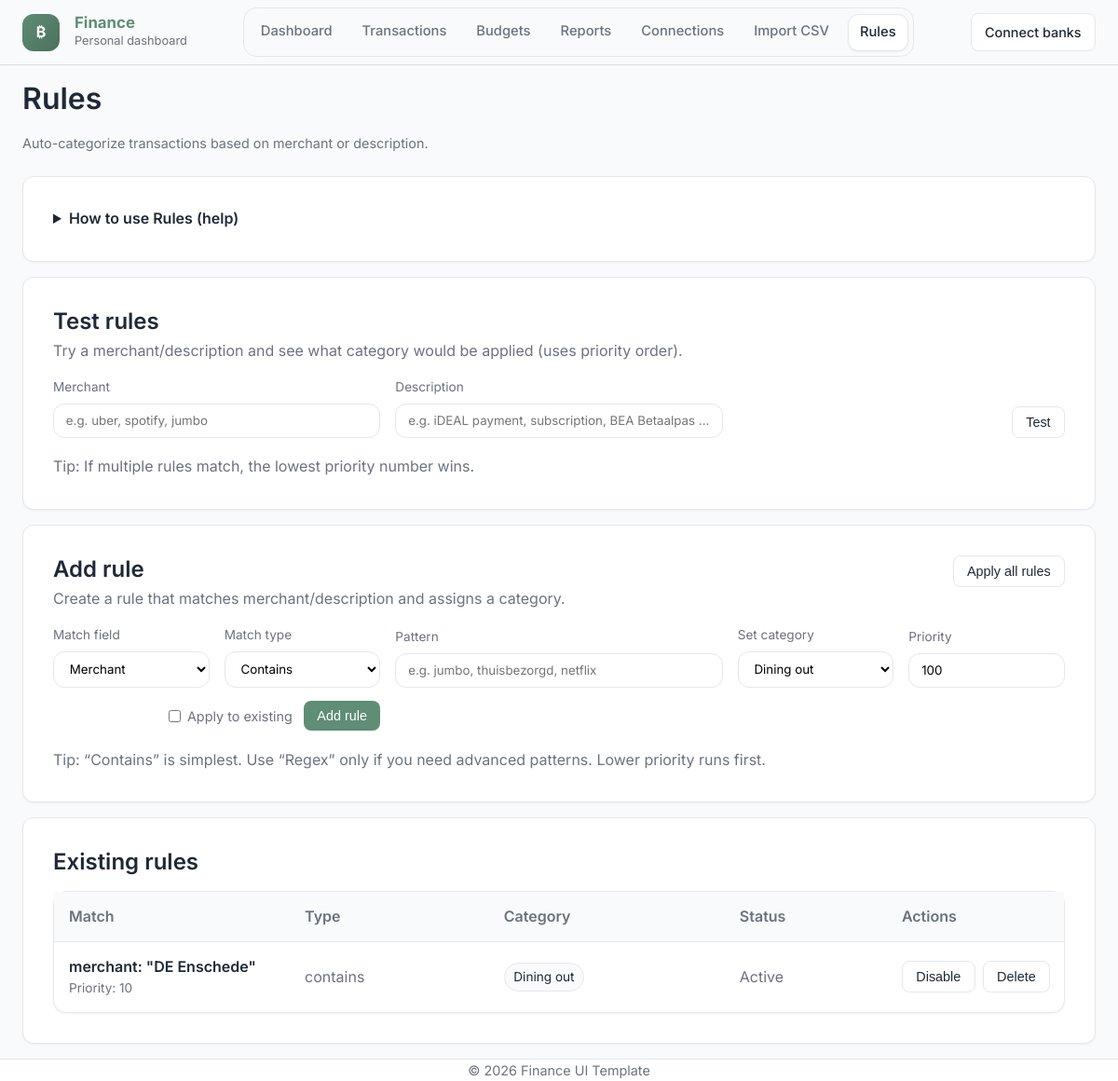
The app's page /rules with its own data.
### models.py (models this page shows)
class Rule(db.Model):
    id = db.Column(db.Integer, primary_key=True)
    match_field = db.Column(db.String(20), nullable=False)
    match_type = db.Column(db.String(20), nullable=False, default="contains")
    pattern = db.Column(db.String(255), nullable=False)
    category_id = db.Column(db.Integer, db.ForeignKey("category.id"), nullable=False)
    category = db.relationship("Category", backref=db.backref("rules", lazy=True))
    is_active = db.Column(db.Boolean, nullable=False, default=True)
    priority = db.Column(db.Integer, nullable=False, default=100)  # lower = earlier
    created_at = db.Column(db.DateTime, default=datetime.utcnow)

class Category(db.Model):
    id = db.Column(db.Integer, primary_key=True)
    name = db.Column(db.String(80), unique=True, nullable=False)
    transactions = db.relationship("Transaction", backref="category", lazy=True)

### app.py (the view)
@app.get("/rules")
def rules_page():
    rules = Rule.query.order_by(Rule.priority.asc(), Rule.id.asc()).all()
    categories = Category.query.order_by(Category.name.asc()).all()
    return render_template("rules.html", rules=rules, categories=categories)

### app.py (called while the page is built)
@app.context_processor
def inject_now():
    return {"current_year": date.today().year}

### templates/rules.html (shortened to what this page needs)
{% extends "base.html" %}
{% block content %}
<div class="card-header">
  <div>
    <h1>Rules</h1>
    <div class="kicker">Auto-categorize transactions based on merchant or description.</div>
  </div>
</div>
    <div class="card" style="margin-bottom:1rem;">
  <details>
    <summary style="cursor:pointer; font-weight:600;">How to use Rules (help)</summary>
  </details>
</div>
    <div class="card" style="margin-bottom:1rem;">
  <div class="rules-head">
    <div>
      <h2 style="margin:0;">Test rules</h2>
      <div class="muted" style="margin-top:.25rem;">
        Try a merchant/description and see what category would be applied (uses priority order).
      </div>
    </div>
  </div>
  <form method="post" action="{{ url_for('test_rule') }}" class="rules-grid">
    <div class="field span-2">
      <label class="label">Merchant</label>
      <input class="input" name="merchant" placeholder="e.g. uber, spotify, jumbo" />
    </div>
    <div class="field span-2">
      <label class="label">Description</label>
      <input class="input" name="description" placeholder="e.g. iDEAL payment, subscription, BEA Betaalpas ..." />
    </div>
    <div class="field actions">
      <button class="btn btn-outline btn-sm" type="submit">Test</button>
    </div>
    <div class="rules-help muted">
      Tip: If multiple rules match, the lowest priority number wins.
    </div>
  </form>
</div>
<div class="card">
  <div class="rules-head">
    <div>
      <h2 style="margin:0;">Add rule</h2>
      <div class="muted" style="margin-top:.25rem;">
        Create a rule that matches merchant/description and assigns a category.
      </div>
    </div>
    <form method="post" action="{{ url_for('apply_rules_bulk') }}">
      <button class="btn btn-outline btn-sm" type="submit">Apply all rules</button>
    </form>
  </div>
  <form method="post" action="{{ url_for('add_rule') }}" class="rules-grid">
    <div class="field">
      <label class="label">Match field</label>
      <select class="input" name="match_field">
        <option value="merchant">Merchant</option>
      </select>
    </div>
    <div class="field">
      <label class="label">Match type</label>
      <select class="input" name="match_type">
        <option value="contains">Contains</option>
      </select>
    </div>
    <div class="field span-2">
      <label class="label">Pattern</label>
      <input class="input" name="pattern" placeholder="e.g. jumbo, thuisbezorgd, netflix" />
    </div>
    <div class="field">
      <label class="label">Set category</label>
      <select class="input" name="category_id">
        {% for c in categories %}
          <option value="{{ c.id }}">{{ c.name }}</option>
        {% endfor %}
      </select>
    </div>
    <div class="field">
      <label class="label">Priority</label>
      <input class="input" name="priority" type="number" value="100" />
    </div>
    <div class="field actions">
      <label class="check">
        <input type="checkbox" name="apply_existing" value="1">
        Apply to existing
      </label>
      <button class="btn btn-primary btn-sm" type="submit">Add rule</button>
    </div>
    <div class="rules-help muted">
      Tip: “Contains” is simplest. Use “Regex” only if you need advanced patterns. Lower priority runs first.
    </div>
  </form>
</div>
<div class="card" style="margin-top:1rem;">
  <h2 style="margin-top:0;">Existing rules</h2>
  <div class="surface-list">
    <div class="tx-row tx-head" style="grid-template-columns: 1.2fr 1fr 1.2fr .8fr .8fr;">
      <div>Match</div><div>Type</div><div>Category</div><div>Status</div><div>Actions</div>
    </div>
    {% for r in rules %}
    <div class="tx-row" style="grid-template-columns: 1.2fr 1fr 1.2fr .8fr .8fr;">
      <div>
        <div style="font-weight:600;">{{ r.match_field }}: "{{ r.pattern }}"</div>
        <div class="muted" style="font-size:.85rem;">Priority: {{ r.priority }}</div>
      </div>
      <div class="muted">{{ r.match_type }}</div>
      <div><span class="badge">{{ r.category.name }}</span></div>
      <div class="muted">{{ "Active" if r.is_active else "Off" }}</div>
      <div style="display:flex; gap:.5rem;">
        <form method="post" action="{{ url_for('toggle_rule', rule_id=r.id) }}">
          <button class="btn btn-outline btn-sm" type="submit">
            {{ "Disable" if r.is_active else "Enable" }}
          </button>
        </form>
        <form method="post" action="{{ url_for('delete_rule', rule_id=r.id) }}"
              onsubmit="return confirm('Delete this rule?')">
          <button class="btn btn-outline btn-sm" type="submit">Delete</button>
        </form>
      </div>
    </div>
    {% endfor %}
  </div>
</div>
{% endblock %}

### static/css/style.css (style rules this page uses)
:root { --color-bg: #F9FAFB; --color-surface: #FFFFFF; --color-primary: #5F8D76; --color-primary-dark: #4A705D; --color-secondary: #8DA9C4; --color-text-main: #1F2937; --color-text-muted: #6B7280; --color-accent: #D4A373; --color-border: #E5E7EB; --font-sans: 'Inter', 'Poppins', -apple-system, BlinkMacSystemFont, "Segoe UI", Roboto, sans-serif; --spacing-xs: 0.5rem; --spacing-sm: 1rem; --spacing-md: 1.5rem; --spacing-lg: 2rem; --spacing-xl: 3rem; --shadow-sm: 0 1px 2px 0 rgba(0, 0, 0, 0.05); --shadow-md: 0 4px 6px -1px rgba(0, 0, 0, 0.1), 0 2px 4px -1px rgba(0, 0, 0, 0.06); }
* { box-sizing: border-box; margin: 0; padding: 0; }
body { font-family: var(--font-sans); background-color: var(--color-bg); color: var(--color-text-main); line-height: 1.6; min-height: 100vh; display: flex; flex-direction: column; }
h1, h2, h3, h4, h5, h6 { font-weight: 600; line-height: 1.25; color: var(--color-text-main); margin-bottom: var(--spacing-sm); }
.btn { display: inline-block; padding: 0.75rem 1.5rem; border-radius: 0.5rem; font-weight: 500; cursor: pointer; border: none; font-size: 1rem; transition: all 0.2s ease; }
.btn-primary { background-color: var(--color-primary); color: white; }
.btn-outline { border: 1px solid var(--color-border); background: white; color: var(--color-text-main); }
.card { background: var(--color-surface); border-radius: 0.75rem; box-shadow: var(--shadow-sm); padding: var(--spacing-lg); border: 1px solid var(--color-border); transition: transform 0.2s, box-shadow 0.2s; }
.btn-sm { padding: .5rem .9rem; font-size: .9rem; }
.muted { color: var(--color-text-muted); }
.card-header { display:flex; align-items:flex-end; justify-content:space-between; gap: var(--spacing-md); margin-bottom: var(--spacing-md); flex-wrap: wrap; }
.kicker { color: var(--color-text-muted); font-size: .9rem; margin-top: .25rem; }
.badge { display:inline-flex; align-items:center; gap:.4rem; padding: .25rem .6rem; border-radius: 999px; border: 1px solid var(--color-border); background: var(--color-bg); font-size: .85rem; color: var(--color-text-main); white-space: nowrap; }
.surface-list { background: var(--color-surface); border: 1px solid var(--color-border); border-radius: 0.85rem; box-shadow: var(--shadow-sm); overflow: hidden; }
.tx-row { display:grid; grid-template-columns: 120px 1.5fr 1fr 140px 160px; gap: var(--spacing-md); padding: .85rem 1rem; border-bottom: 1px solid var(--color-border); align-items:center; }
.tx-row:last-child { border-bottom:none; }
.tx-head { background: var(--color-bg); color: var(--color-text-muted); font-weight: 600; }
.input { border:1px solid var(--color-border); border-radius:.75rem; padding:.6rem .8rem; background: var(--color-surface); font-family: var(--font-sans); outline: none; }
.tx-row { display:grid; grid-template-columns: 120px minmax(260px, 1.4fr) 160px 120px 140px; gap: 16px; padding: .85rem 1rem; border-bottom: 1px solid var(--color-border); align-items:center; }
.tx-row > div { min-width: 0; }
.rules-head { display:flex; align-items:flex-start; justify-content:space-between; gap:1rem; }
.rules-grid { margin-top:1rem; display:grid; grid-template-columns: repeat(6, minmax(0, 1fr)); gap: .9rem 1rem; align-items:end; }
.rules-grid .field { display:flex; flex-direction:column; gap:.35rem; }
.rules-grid .label { font-size:.85rem; color:#6b7280; }
.rules-grid .span-2 { grid-column: span 2; }
.rules-grid .actions { grid-column: span 2; display:flex; flex-direction:row; align-items:center; justify-content:flex-end; gap:.75rem; }
.rules-grid .check { display:flex; align-items:center; gap:.45rem; white-space:nowrap; color:#6b7280; font-size:.9rem; }
.rules-help { grid-column: 1 / -1; margin-top: .25rem; }
.surface-list, .tx-row { overflow: visible; }

### records on screen
Rule: match_field "merchant", pattern "DE Enschede", priority "10", match_type "contains", category.name "Dining out", is_active "Active", is_active "Disable"

### other values on screen
form field category_id "Dining out"
